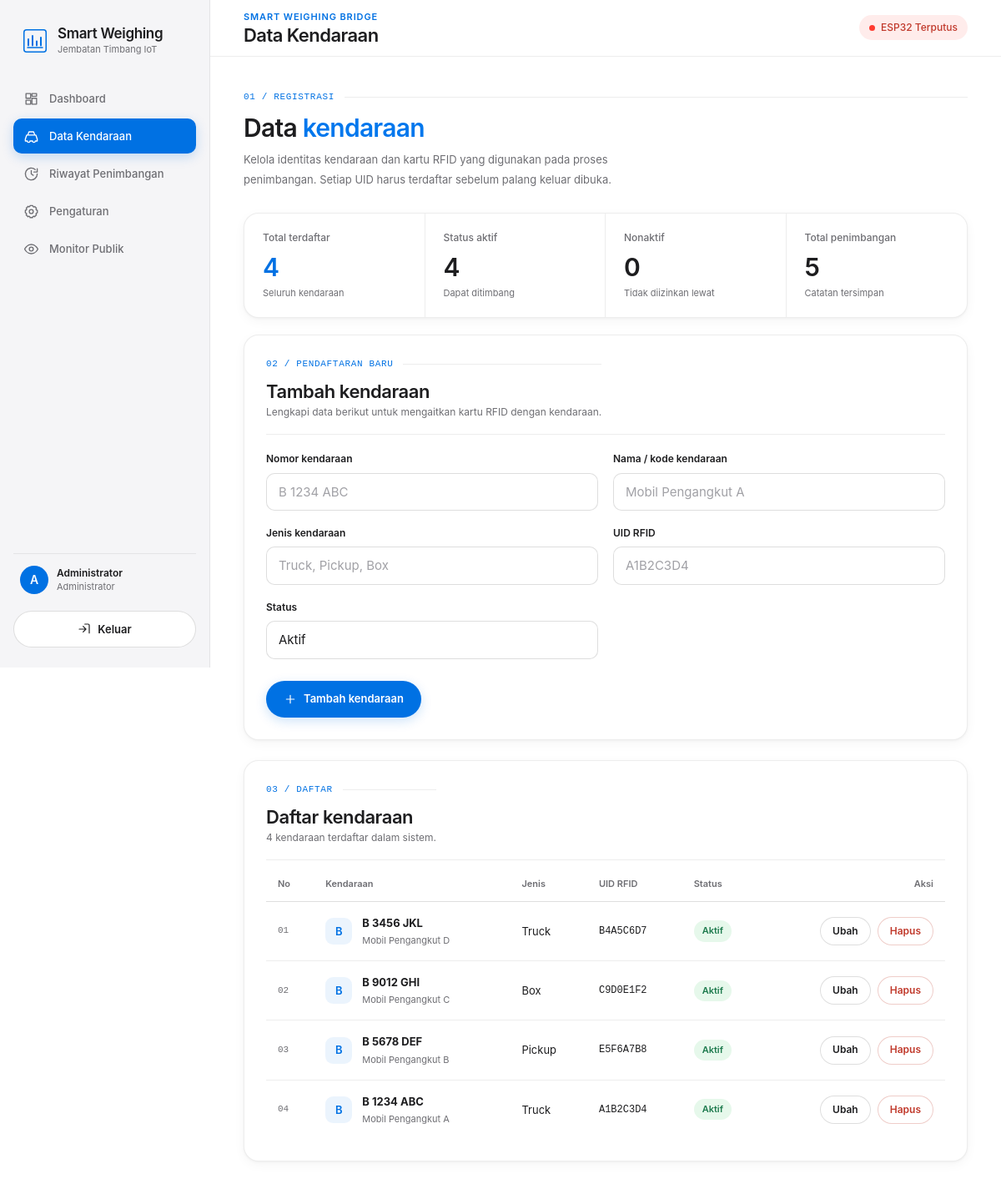
Screenshot of /kendaraan.php (signed in) with the database file from the repository.
### tables this page shows
CREATE TABLE IF NOT EXISTS pengaturan (
  id_pengaturan     INT AUTO_INCREMENT PRIMARY KEY,
  nama_pengaturan   VARCHAR(100) NOT NULL UNIQUE,
  nilai_pengaturan  VARCHAR(100) NOT NULL
);

CREATE TABLE IF NOT EXISTS kendaraan (
  id_kendaraan     INT AUTO_INCREMENT PRIMARY KEY,
  nomor_kendaraan  VARCHAR(20)  NOT NULL UNIQUE,
  nama_kendaraan   VARCHAR(100) NOT NULL,
  jenis_kendaraan  VARCHAR(50)  NOT NULL,
  uid_rfid         VARCHAR(50)  NOT NULL UNIQUE,
  status           ENUM('Aktif','Tidak Aktif') NOT NULL DEFAULT 'Aktif',
  dibuat_pada      DATETIME NOT NULL DEFAULT CURRENT_TIMESTAMP
);

### includes/auth.php (called while the page is built, shortened)
<?php
function h(?string $value): string
{
    return htmlspecialchars($value ?? '', ENT_QUOTES | ENT_SUBSTITUTE, 'UTF-8');
}
function current_user(): ?array
{
    return isset($_SESSION['user']) && is_array($_SESSION['user']) ? $_SESSION['user'] : null;
}
function user_role(): ?string
{
    $u = current_user();
    return $u['role'] ?? null;
}
function is_admin(): bool
{
    return user_role() === 'admin';
}

### config/database.php (called while the page is built, shortened)
<?php
try {
    $dsn = 'mysql:host=' . DB_HOST . ';dbname=' . DB_NAME . ';charset=' . DB_CHARSET;
    $pdo = new PDO($dsn, DB_USER, DB_PASS, [
        PDO::ATTR_ERRMODE            => PDO::ERRMODE_EXCEPTION,
        PDO::ATTR_DEFAULT_FETCH_MODE => PDO::FETCH_ASSOC,
        PDO::ATTR_EMULATE_PREPARES   => false,
    ]);
} catch (PDOException $e) {
    error_log('DB connection failed: ' . $e->getMessage());
    http_response_code(500);
    echo '<!doctype html><meta charset="utf-8"><title>Kesalahan Server</title>';
    echo '<h1>Kesalahan server</h1><p>Silakan coba beberapa saat lagi atau hubungi administrator.</p>';
    exit;
}
function pengaturan(string $nama, string $default = ''): string
{
    global $pdo;
    $stmt = $pdo->prepare('SELECT nilai_pengaturan FROM pengaturan WHERE nama_pengaturan = ? LIMIT 1');
    $stmt->execute([$nama]);
    $value = $stmt->fetchColumn();
    return $value === false ? $default : (string) $value;
}

### kendaraan.php (the view, shortened to what this page needs)
<?php
require __DIR__ . '/config/database.php';
require __DIR__ . '/includes/auth.php';
$edit = null;
$daftar = $pdo->query('SELECT * FROM kendaraan ORDER BY id_kendaraan DESC')->fetchAll();
$aktif = (int) $pdo->query("SELECT COUNT(*) FROM kendaraan WHERE status = 'Aktif'")->fetchColumn();
$nonaktif = count($daftar) - $aktif;
$totalTimbang = (int) $pdo->query('SELECT COUNT(*) FROM penimbangan')->fetchColumn();
require __DIR__ . '/includes/header.php';
?>
<p class="section-index">01 / REGISTRASI</p>
<h2 style="font-size:30px;margin-bottom:10px">Data <em style="color:var(--p-accent-hi);font-style:normal">kendaraan</em></h2>
<p class="muted" style="font-size:13px;max-width:60ch;line-height:1.8;margin-bottom:28px">Kelola identitas kendaraan dan kartu RFID yang digunakan pada proses penimbangan. Setiap UID harus terdaftar sebelum palang keluar dibuka.</p>
<section class="kpi-strip" aria-label="Ringkasan kendaraan">
  <div class="kpi kpi-accent"><p class="kpi-label">Total terdaftar</p><p class="kpi-value"><?= count($daftar) ?></p><p class="kpi-note">Seluruh kendaraan</p></div>
  <div class="kpi"><p class="kpi-label">Status aktif</p><p class="kpi-value"><?= $aktif ?></p><p class="kpi-note">Dapat ditimbang</p></div>
  <div class="kpi"><p class="kpi-label">Nonaktif</p><p class="kpi-value"><?= $nonaktif ?></p><p class="kpi-note">Tidak diizinkan lewat</p></div>
  <div class="kpi"><p class="kpi-label">Total penimbangan</p><p class="kpi-value"><?= $totalTimbang ?></p><p class="kpi-note">Catatan tersimpan</p></div>
</section>
<?php if (is_admin()): ?>
<section class="card" style="margin-bottom:24px">
  <div class="card-head">
    <div>
      <p class="section-index"><?= $edit ? '02 / PERUBAHAN DATA' : '02 / PENDAFTARAN BARU' ?></p>
      <h2 class="card-title"><?= $edit ? 'Ubah kendaraan' : 'Tambah kendaraan' ?></h2>
      <p class="card-sub">Lengkapi data berikut untuk mengaitkan kartu RFID dengan kendaraan.</p>
    </div>
  </div>
  <form method="post">
    <div class="form-grid">
      <div class="field"><label for="nomor">Nomor kendaraan</label>
        <input id="nomor" name="nomor_kendaraan" required maxlength="20"
               value="<?= h($edit['nomor_kendaraan'] ?? '') ?>" placeholder="B 1234 ABC"></div>
      <div class="field"><label for="nama">Nama / kode kendaraan</label>
        <input id="nama" name="nama_kendaraan" required maxlength="100"
               value="<?= h($edit['nama_kendaraan'] ?? '') ?>" placeholder="Mobil Pengangkut A"></div>
      <div class="field"><label for="jenis">Jenis kendaraan</label>
        <input id="jenis" name="jenis_kendaraan" required maxlength="50"
               value="<?= h($edit['jenis_kendaraan'] ?? '') ?>" placeholder="Truck, Pickup, Box"></div>
      <div class="field"><label for="uid">UID RFID</label>
        <input id="uid" name="uid_rfid" required maxlength="50"
               value="<?= h($edit['uid_rfid'] ?? '') ?>" placeholder="A1B2C3D4"></div>
      <div class="field"><label for="status">Status</label>
        <select id="status" name="status">
          <option value="Aktif" <?= ($edit['status'] ?? 'Aktif') === 'Aktif' ? 'selected' : '' ?>>Aktif</option>
        </select></div>
    </div>
    <div class="form-actions">
      <button class="btn btn-primary" type="submit">
        <svg viewBox="0 0 24 24" aria-hidden="true"><path d="M12 5v14M5 12h14"/></svg>
        <?= $edit ? 'Simpan perubahan' : 'Tambah kendaraan' ?>
      </button>
    </div>
  </form>
</section>
<?php endif; ?>
<section class="card">
  <div class="card-head">
    <div><p class="section-index"><?= is_admin() ? '03' : '02' ?> / DAFTAR</p><h2 class="card-title">Daftar kendaraan</h2><p class="card-sub"><?= count($daftar) ?> kendaraan terdaftar dalam sistem.</p></div>
  </div>
  <div class="table-wrap">
    <table>
      <thead><tr><th>No</th><th>Kendaraan</th><th>Jenis</th><th>UID RFID</th><th>Status</th><?= is_admin() ? '<th class="align-right">Aksi</th>' : '' ?></tr></thead>
      <tbody>
      <?php if (!$daftar): ?>
        <tr><td colspan="6" class="muted">Belum ada kendaraan terdaftar.</td></tr>
      <?php else: foreach ($daftar as $i => $k): ?>
        <tr>
          <td class="row-index"><?= str_pad((string)($i + 1), 2, '0', STR_PAD_LEFT) ?></td>
          <td>
            <div class="mono-cell">
              <span class="mono-avatar" aria-hidden="true"><?= h(strtoupper(mb_substr($k['nomor_kendaraan'], 0, 1))) ?></span>
              <span><strong><?= h($k['nomor_kendaraan']) ?></strong><br><span class="muted" style="font-size:11px"><?= h($k['nama_kendaraan']) ?></span></span>
            </div>
          </td>
          <td><?= h($k['jenis_kendaraan']) ?></td>
          <td class="num"><?= h($k['uid_rfid']) ?></td>
          <td><span class="badge <?= $k['status'] === 'Aktif' ? 'badge-ok' : 'badge-neutral' ?>"><?= h($k['status']) ?></span></td>
          <?php if (is_admin()): ?>
          <td class="align-right">
            <div class="btn-row" style="justify-content:flex-end">
              <a class="btn btn-ghost btn-sm" href="kendaraan.php?edit=<?= (int)$k['id_kendaraan'] ?>">Ubah</a>
              <form method="post" onsubmit="return confirm('Hapus kendaraan ini?')">
                <button class="btn btn-danger btn-sm" type="submit">Hapus</button>
              </form>
            </div>
          </td>
          <?php endif; ?>
        </tr>
      <?php endforeach; endif; ?>
      </tbody>
    </table>
  </div>
</section>
<?php require __DIR__ . '/includes/footer.php'; ?>

### includes/header.php (shortened to what this page needs)
<?php
$titles = [
    'dashboard.php'  => 'Dashboard',
    'kendaraan.php'  => 'Data Kendaraan',
    'riwayat.php'    => 'Riwayat Penimbangan',
    'pengaturan.php' => 'Pengaturan',
    'lihat.php'      => 'Monitor Publik',
];
$current = basename($_SERVER['PHP_SELF']);
$page_title = $titles[$current] ?? 'Smart Weighing Bridge';
$user = current_user();
$role_label = user_role() === 'admin' ? 'Administrator' : 'Operator';
$lastSeenRaw = pengaturan('esp32_last_seen', '');
$lastSeenTs  = ($lastSeenRaw !== '' && $lastSeenRaw !== '0000-00-00 00:00:00')
    ? strtotime($lastSeenRaw) : 0;
$selisihDetik = $lastSeenTs > 0 ? (time() - $lastSeenTs) : -1;
$espOnline   = ($selisihDetik >= 0 && $selisihDetik <= 60);
$espLabel    = $espOnline ? 'ESP32 Terhubung' : 'ESP32 Terputus';
$espKeterangan = $lastSeenTs > 0
    ? date('d M Y, H:i:s', $lastSeenTs)
    : 'Belum pernah terhubung';
?>
<!doctype html>
<html lang="id" data-type="software" data-radius="soft" data-buttons="solid" data-motion>
<head>
  <link rel="stylesheet" href="assets/css/app.css">
</head>
<body class="app">
  <div class="shell">
    <aside class="sidebar" aria-label="Navigasi utama">
      <div class="brand">
        <span class="brand-mark" aria-hidden="true">
        </span>
        <span class="brand-text"><strong>Smart Weighing</strong><small>Jembatan Timbang IoT</small></span>
      </div>
      <nav class="side-nav">
        <a href="dashboard.php" class="nav-item <?= $current === 'dashboard.php' ? 'active' : '' ?>">
          <svg viewBox="0 0 24 24" aria-hidden="true"><path d="M4 4h7v7H4zM13 4h7v4h-7zM13 11h7v9h-7zM4 14h7v6H4z"/></svg>
          Dashboard
        </a>
        <a href="kendaraan.php" class="nav-item <?= $current === 'kendaraan.php' ? 'active' : '' ?>">
          <svg viewBox="0 0 24 24" aria-hidden="true"><path d="M3 16l2-6h14l2 6v3h-3a2 2 0 01-4 0h-4a2 2 0 01-4 0H3zM7 9l1.5-4h7L17 9"/></svg>
          Data Kendaraan
        </a>
        <a href="riwayat.php" class="nav-item <?= $current === 'riwayat.php' ? 'active' : '' ?>">
          <svg viewBox="0 0 24 24" aria-hidden="true"><path d="M12 7v5l3 2M21 12a9 9 0 11-3-6.7M21 4v5h-5"/></svg>
          Riwayat Penimbangan
        </a>
        <?php if (is_admin()): ?>
        <a href="pengaturan.php" class="nav-item <?= $current === 'pengaturan.php' ? 'active' : '' ?>">
          Pengaturan
        </a>
        <?php endif; ?>
        <a href="lihat.php" class="nav-item <?= $current === 'lihat.php' ? 'active' : '' ?>">
          <svg viewBox="0 0 24 24" aria-hidden="true"><path d="M2 12s3.5-7 10-7 10 7 10 7-3.5 7-10 7-10-7-10-7z"/><circle cx="12" cy="12" r="3"/></svg>
          Monitor Publik
        </a>
      </nav>
      <div class="side-foot">
        <div class="user-card">
          <span class="avatar" aria-hidden="true"><?= h(strtoupper(mb_substr($user['nama_lengkap'] ?? 'U', 0, 1))) ?></span>
          <span class="user-meta"><strong><?= h($user['nama_lengkap'] ?? 'Pengguna') ?></strong><small><?= h($role_label) ?></small></span>
        </div>
        <form method="post" action="logout.php">
          <button class="btn btn-ghost btn-block" type="submit">
            <svg viewBox="0 0 24 24" aria-hidden="true"><path d="M10 17l5-5-5-5M15 12H3M21 19V5a2 2 0 00-2-2h-6"/></svg>
            Keluar
          </button>
        </form>
      </div>
    </aside>
    <main class="main" id="konten">
      <header class="topbar">
        <div>
          <p class="eyebrow">Smart Weighing Bridge</p>
          <h1 class="topbar-title"><?= h($page_title) ?></h1>
        </div>
        <div class="topbar-status">
          <span class="pill <?= $espOnline ? 'pill-ok' : 'pill-off' ?>" title="Terakhir terhubung: <?= h($espKeterangan) ?>">
            <span class="dot"></span> <?= $espLabel ?>
          </span>
        </div>
      </header>
      <div class="content">

### rows the page displays
kendaraan: i "01", nomor_kendaraan "B", nomor_kendaraan "B 3456 JKL", nama_kendaraan "Mobil Pengangkut D", jenis_kendaraan "Truck", uid_rfid "B4A5C6D7", status "Aktif"
kendaraan: i "02", nomor_kendaraan "B", nomor_kendaraan "B 9012 GHI", nama_kendaraan "Mobil Pengangkut C", jenis_kendaraan "Box", uid_rfid "C9D0E1F2", status "Aktif"
kendaraan: i "03", nomor_kendaraan "B", nomor_kendaraan "B 5678 DEF", nama_kendaraan "Mobil Pengangkut B", jenis_kendaraan "Pickup", uid_rfid "E5F6A7B8", status "Aktif"
kendaraan: i "04", nomor_kendaraan "B", nomor_kendaraan "B 1234 ABC", nama_kendaraan "Mobil Pengangkut A", jenis_kendaraan "Truck", uid_rfid "A1B2C3D4", status "Aktif"

### other values shown
mb_substr($user['nama_lengkap'] ?? 'U', 0, 1) "A"
$user['nama_lengkap'] "Administrator"
$role_label "Administrator"
$page_title "Data Kendaraan"
count($daftar) "4"
$aktif "4"
$nonaktif "0"
$totalTimbang "5"
